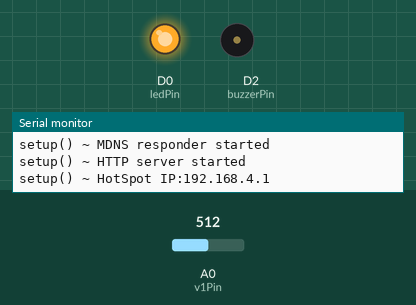
Simulated run of this program. Board: ESP8266 (NodeMCU). Shown: output pins drawn as LEDs (lit = HIGH), buzzer (waves = sounding, pin HIGH), the last lines printed to the serial monitor. Inputs (shaded band) come from the test bench; at power-on: A0 (v1Pin) = 512.

Above: at 2.2 s.
2.3 s: A0 (v1Pin) set to 783
5.9 s: A0 (v1Pin) set to 808
At 7.7 s:
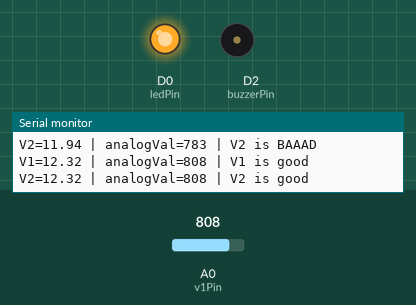
13.0 s: A0 (v1Pin) set to 716
At 15.6 s:
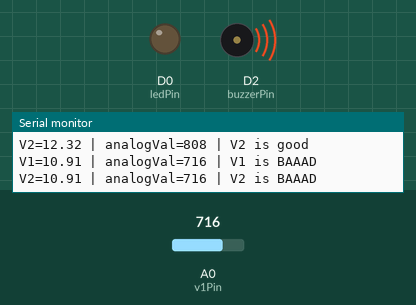
Timing chart, 0 to 17.6 s (numbered marks = the images above; inputs shaded):
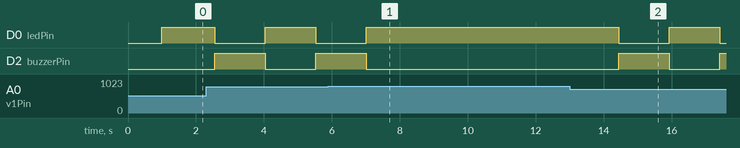

The program:

main.cpp
```cpp
#include <Arduino.h>

#include <ESP8266WiFi.h>
#include <WiFiClient.h>
#include <ESP8266WebServer.h>
#include <ESP8266mDNS.h>
#include <WebSocketsServer.h>

#include "index.h"

//Hotspot Name and Password
const char *ssid = "dd-voltage";
const char *password = "1234567890";

WebSocketsServer webSocket = WebSocketsServer(8181);
ESP8266WebServer server(80);

int ledPin = 16; //0 is the built in RED LED on the NodeMCU...but when we use the arduino libraries, the pin numbers are different so it is 16 in this case
bool ledOn = false;
int mycounter = 0;
int webSendDelay = 1000;
bool clientConnected = false;
bool voltageGood = true;
int voltageCount = 0;
bool serialMsgSent = true;

float goodVoltage = 12.06; //12.06 is approximately 50% of battery left
int v1Pin = A0;
int v2Pin = D1;

int buzzerPin = D2;
bool buzzerOn = false;

int delaySpeed = 1;
//int delaySpeed = 1000;

void toggleLED() {
  if (ledOn) {
    digitalWrite(ledPin, HIGH);
    //Serial.println("toggleLED() ~ led off");
    ledOn = false;
  } else {
    digitalWrite(ledPin, LOW);
    //Serial.println("toggleLED() ~ led on");
    ledOn = true;
  }
}

void ledOff() {
  digitalWrite(ledPin, HIGH);
  //Serial.println("ledOff() ~ led off");
  ledOn = false;
}

void toggleBuzzer() {
  if (buzzerOn) {
    digitalWrite(buzzerPin, LOW);
    //Serial.println("toggleBuzzer() ~ buzzer off");
    buzzerOn = false;
  } else {
    digitalWrite(buzzerPin, HIGH);
    //Serial.println("toggleBuzzer() ~ buzzer on");
    buzzerOn = true;
  }
}

void buzzerOff() {
  digitalWrite(buzzerPin, LOW);
  //Serial.println("buzzerOff() ~ buzzer off");
  buzzerOn = false;
}

void handleRoot()
{
  Serial.println("handleRoot() ~ start");
  //String html[] = MAIN_page;
  Serial.println("handleRoot() ~ sending html");
  server.send(200, "text/html", MAIN_page);
  //server.send(200, "text/html", "This is a test");
  Serial.println("handleRoot() ~ done");
}

void webSocketEvent(uint8_t num, WStype_t type, uint8_t *payload, int length)
{
  if (type == WStype_TEXT)
  {
    Serial.println("webSocketEvent() ~ incoming payload");
    Serial.print("webSocketEvent() ~ num = ");
    Serial.println(num);
    String fullpayload = "";
    for (int i = 0; i < length; i++)
    {
      //Serial.print((char)payload[i]);
      fullpayload += (char)payload[i];
    }
    Serial.print("webSocketEvent() ~ fullpayload = ");
    Serial.println(fullpayload);
    Serial.println("webSocketEvent() ~ payload complete");
    Serial.println("");
  }

  if (type == WStype_CONNECTED)
  {
    clientConnected = true;
    Serial.println("webSocketEvent() ~ Client connected");
  }
  if (type == WStype_DISCONNECTED)
  {
    clientConnected = false;
    Serial.println("webSocketEvent() ~ Client disconnected");
  }
  if (type == WStype_ERROR)
  {
    Serial.println("webSocketEvent() ~ Client ERROR");
  }
  if (type == WStype_BIN)
  {
    Serial.println("webSocketEvent() ~ Client WStype_BIN");
  }
  if (type == WStype_FRAGMENT_TEXT_START)
  {
    Serial.println("webSocketEvent() ~ Client WStype_FRAGMENT_TEXT_START");
  }
  if (type == WStype_FRAGMENT_BIN_START)
  {
    Serial.println("webSocketEvent() ~ Client WStype_FRAGMENT_BIN_START");
  }
  if (type == WStype_FRAGMENT)
  {
    Serial.println("webSocketEvent() ~ Client WStype_FRAGMENT");
  }
  if (type == WStype_FRAGMENT_FIN)
  {
    Serial.println("webSocketEvent() ~ Client WStype_FRAGMENT_FIN");
  }
}

void readVoltageOne() {
  int v = analogRead(v1Pin);
  float v2 = v / 6.56;
  float v3 = v2 / 10;

  String s = "V1=";
  String msg = s + v3;
  String s3 = " | analogVal=";
  s3 = s3 + v;
  msg = msg + s3;
  Serial.print(msg);

  if (v3 > goodVoltage) {
    voltageGood = true;
    voltageCount = 0;
    Serial.println(" | V1 is good");
    buzzerOff();
    ledOff();
  } else {
    voltageCount++;
    if (voltageCount > 3) {
      voltageGood = false;
      //Serial.println("V1 is BAAAD");
    }
    Serial.println(" | V1 is BAAAD");
    toggleBuzzer();
    toggleLED();
  }

  if (clientConnected) {
    // 800 = 12.36v
    // 74 = 1.167v
    webSocket.sendTXT(0, msg);
  }
}

void readVoltageTwo() {
  int v = analogRead(v2Pin);
  float v2 = v / 6.56;
  float v3 = v2 / 10;

  String s = "V2=";
  String msg = s + v3;
  String s3 = " | analogVal=";
  s3 = s3 + v;
  msg = msg + s3;
  Serial.print(msg);

  if (v3 > goodVoltage) {
    voltageGood = true;
    voltageCount = 0;
    Serial.println(" | V2 is good");
  } else {
    voltageCount++;
    if (voltageCount > 3) {
      voltageGood = false;
      //Serial.println("V2 is BAAAD");
    }
    Serial.println(" | V2 is BAAAD");
  }

  if (clientConnected) {
    // 800 = 12.36v
    // 74 = 1.167v
    //webSocket.sendTXT(0, msg);
  }
}

void setup() {
  delay(1000);
  Serial.begin(9600);
  pinMode(ledPin, OUTPUT);
  ledOff();

  //Setup voltage read
  pinMode(v1Pin, INPUT);
  pinMode(v2Pin, INPUT);

  pinMode(buzzerPin, OUTPUT);

  //Setup WIFI
  Serial.println("setup() ~ Configuring access point...");
  //WiFi.mode(WIFI_AP);
  WiFi.softAP(ssid, password);
  IPAddress myIP = WiFi.softAPIP();
  if (MDNS.begin("esp8266"))
  {
    Serial.println("setup() ~ MDNS responder started");
  }
  server.on("/", handleRoot);
  server.begin();
  webSocket.begin();
  webSocket.onEvent(webSocketEvent);

  Serial.println("setup() ~ HTTP server started");
  Serial.print("setup() ~ HotSpot IP:");
  Serial.println(myIP);
}

void loop() {
  server.handleClient();
  webSocket.loop();

  if (mycounter > webSendDelay) {
    readVoltageOne();
    readVoltageTwo();
    mycounter = 0;
  }
  mycounter++;

  if (!clientConnected) {

  }

  if (!voltageGood) {

  }

  yield();
  delay(delaySpeed);
}
```

index.h
```cpp
const char MAIN_page[] PROGMEM = R"=====(
<!DOCTYPE HTML><html>
	<head>
		<meta name="viewport" content="width=device-width, initial-scale=1, maximum-scale=1, user-scalable=0">
		<title>Volage Monitor</title>
		<script type = "text/javascript">
			var ws;
			function socketConnect() {
				ws = new WebSocket("ws://192.168.4.1:8181");
				if ("WebSocket" in window) {
					ws.onopen = function() {
						// Web Socket is connected, send data using send()
						//ws.send("Message to send");
					};

					ws.onmessage = function (evt) {
						var received_msg = evt.data;
						console.log("Message received: " + received_msg);
						if (received_msg.indexOf("V1") >= -1) {
							document.getElementById("voltageOne").innerHTML = received_msg;
						}
						if (received_msg.indexOf("V2") >= -1) {
							document.getElementById("voltageTwo").innerHTML = received_msg;
						}
						//alert("Message is received...");
					};

					ws.onclose = function() {
						// websocket is closed.
						//alert("Connection is closed...");
					};
				} else {
					// The browser doesn't support WebSocket
					alert("WebSocket NOT supported by your Browser!");
				}
			}

			function socketDisconnect() {
				ws.close();
			}

			socketConnect();

			function socketSend() {
				ws.send('testing');
			}
		</script>
	</head>
	<body>
		<h1>Voltage Monitor</h1>
		<button onclick="socketConnect()">Connect</button>
		<button onclick="socketDisconnect()">Disconnect</button>
		<button onclick="socketSend()">Send test</button>
		<hr>
		<div id="voltageOne"></div>
		<hr>
		<div id="voltageTwo"></div>
	</body>
</html>
)=====";
```

Measured:
- after the input at 5.9 s, D0 (ledPin): goes on until 7.0 s, then stays HIGH; D2 (buzzerPin): goes on until 7.0 s, then stays LOW
- after the input at 13.0 s, D0 (ledPin): HIGH → LOW after 1.4 s, → HIGH 1.5 s later, → LOW 1.5 s later; D2 (buzzerPin): LOW → HIGH after 1.4 s, → LOW 1.5 s later, → HIGH 1.5 s later
